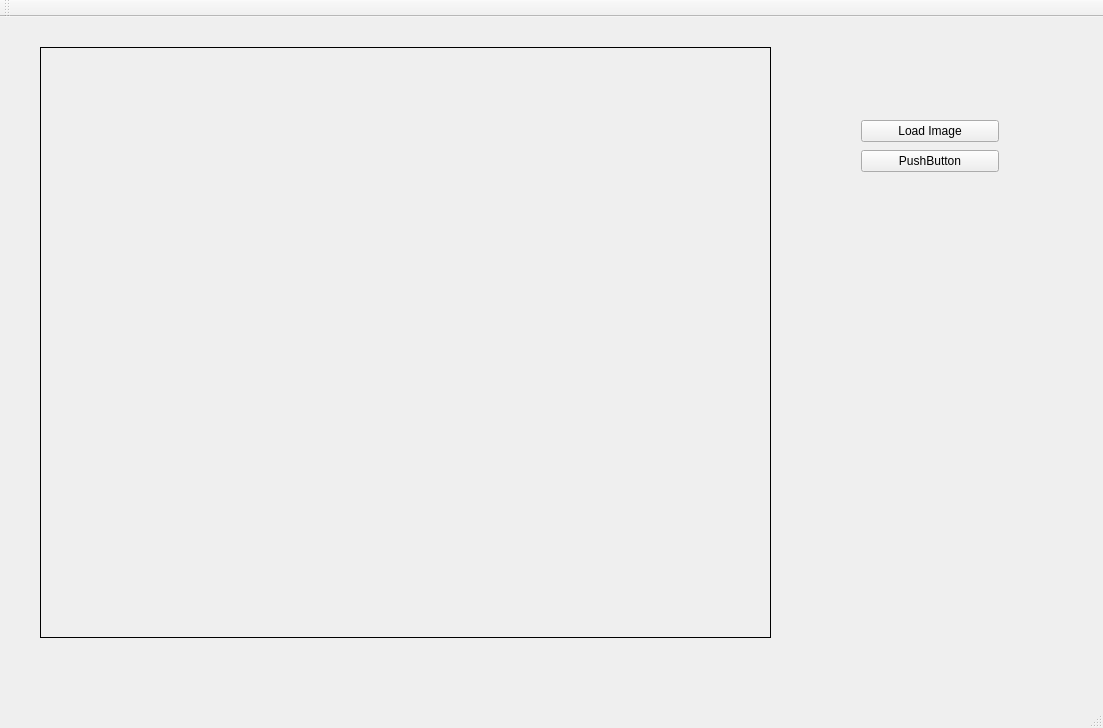
<?xml version="1.0" encoding="UTF-8"?>
<ui version="4.0">
 <class>MainWindow</class>
 <widget class="QMainWindow" name="MainWindow">
  <property name="geometry">
   <rect>
    <x>0</x>
    <y>0</y>
    <width>1103</width>
    <height>728</height>
   </rect>
  </property>
  <property name="windowTitle">
   <string>MainWindow</string>
  </property>
  <widget class="QWidget" name="centralWidget">
   <widget class="QWidget" name="verticalLayoutWidget">
    <property name="geometry">
     <rect>
      <x>850</x>
      <y>90</y>
      <width>160</width>
      <height>80</height>
     </rect>
    </property>
    <layout class="QVBoxLayout" name="verticalLayout">
     <item>
      <widget class="QPushButton" name="load_btn">
       <property name="text">
        <string>Load Image</string>
       </property>
      </widget>
     </item>
     <item>
      <widget class="QPushButton" name="pushButton_2">
       <property name="text">
        <string>PushButton</string>
       </property>
      </widget>
     </item>
    </layout>
   </widget>
   <widget class="QLabel" name="image_lbl">
    <property name="geometry">
     <rect>
      <x>40</x>
      <y>30</y>
      <width>731</width>
      <height>591</height>
     </rect>
    </property>
    <property name="frameShape">
     <enum>QFrame::Box</enum>
    </property>
    <property name="text">
     <string/>
    </property>
   </widget>
  </widget>
  <widget class="QMenuBar" name="menuBar">
   <property name="geometry">
    <rect>
     <x>0</x>
     <y>0</y>
     <width>1103</width>
     <height>22</height>
    </rect>
   </property>
  </widget>
  <widget class="QToolBar" name="mainToolBar">
   <attribute name="toolBarArea">
    <enum>TopToolBarArea</enum>
   </attribute>
   <attribute name="toolBarBreak">
    <bool>false</bool>
   </attribute>
  </widget>
  <widget class="QStatusBar" name="statusBar"/>
 </widget>
 <layoutdefault spacing="6" margin="11"/>
 <resources/>
 <connections/>
</ui>
